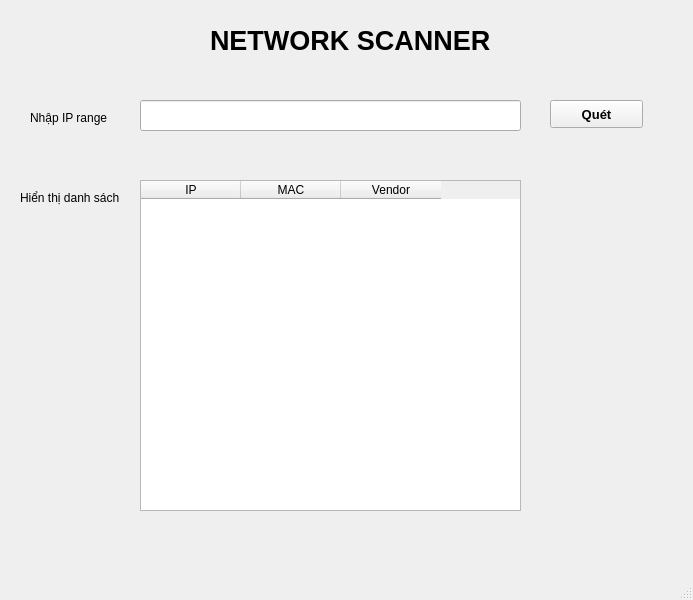
<?xml version="1.0" encoding="UTF-8"?>
<ui version="4.0">
 <class>MainWindow</class>
 <widget class="QMainWindow" name="MainWindow">
  <property name="geometry">
   <rect>
    <x>0</x>
    <y>0</y>
    <width>693</width>
    <height>600</height>
   </rect>
  </property>
  <property name="windowTitle">
   <string>MainWindow</string>
  </property>
  <widget class="QWidget" name="centralwidget">
   <widget class="QLabel" name="label">
    <property name="geometry">
     <rect>
      <x>210</x>
      <y>0</y>
      <width>351</width>
      <height>81</height>
     </rect>
    </property>
    <property name="font">
     <font>
      <pointsize>20</pointsize>
      <weight>75</weight>
      <bold>true</bold>
     </font>
    </property>
    <property name="text">
     <string>NETWORK SCANNER</string>
    </property>
   </widget>
   <widget class="QLabel" name="label_2">
    <property name="geometry">
     <rect>
      <x>30</x>
      <y>110</y>
      <width>81</width>
      <height>16</height>
     </rect>
    </property>
    <property name="text">
     <string>Nhập IP range</string>
    </property>
   </widget>
   <widget class="QLabel" name="label_3">
    <property name="geometry">
     <rect>
      <x>20</x>
      <y>190</y>
      <width>111</width>
      <height>16</height>
     </rect>
    </property>
    <property name="text">
     <string>Hiển thị danh sách</string>
    </property>
   </widget>
   <widget class="QLineEdit" name="ipInput">
    <property name="geometry">
     <rect>
      <x>140</x>
      <y>100</y>
      <width>381</width>
      <height>31</height>
     </rect>
    </property>
   </widget>
   <widget class="QPushButton" name="scanButton">
    <property name="geometry">
     <rect>
      <x>550</x>
      <y>100</y>
      <width>93</width>
      <height>28</height>
     </rect>
    </property>
    <property name="font">
     <font>
      <pointsize>10</pointsize>
      <weight>75</weight>
      <bold>true</bold>
     </font>
    </property>
    <property name="text">
     <string>Quét</string>
    </property>
   </widget>
   <widget class="QTableWidget" name="resultTable">
    <property name="geometry">
     <rect>
      <x>140</x>
      <y>180</y>
      <width>381</width>
      <height>331</height>
     </rect>
    </property>
    <property name="columnCount">
     <number>3</number>
    </property>
    <column>
     <property name="text">
      <string>IP</string>
     </property>
    </column>
    <column>
     <property name="text">
      <string>MAC</string>
     </property>
    </column>
    <column>
     <property name="text">
      <string>Vendor</string>
     </property>
    </column>
   </widget>
  </widget>
  <widget class="QMenuBar" name="menubar">
   <property name="geometry">
    <rect>
     <x>0</x>
     <y>0</y>
     <width>693</width>
     <height>26</height>
    </rect>
   </property>
  </widget>
  <widget class="QStatusBar" name="statusbar"/>
 </widget>
 <resources/>
 <connections/>
</ui>
